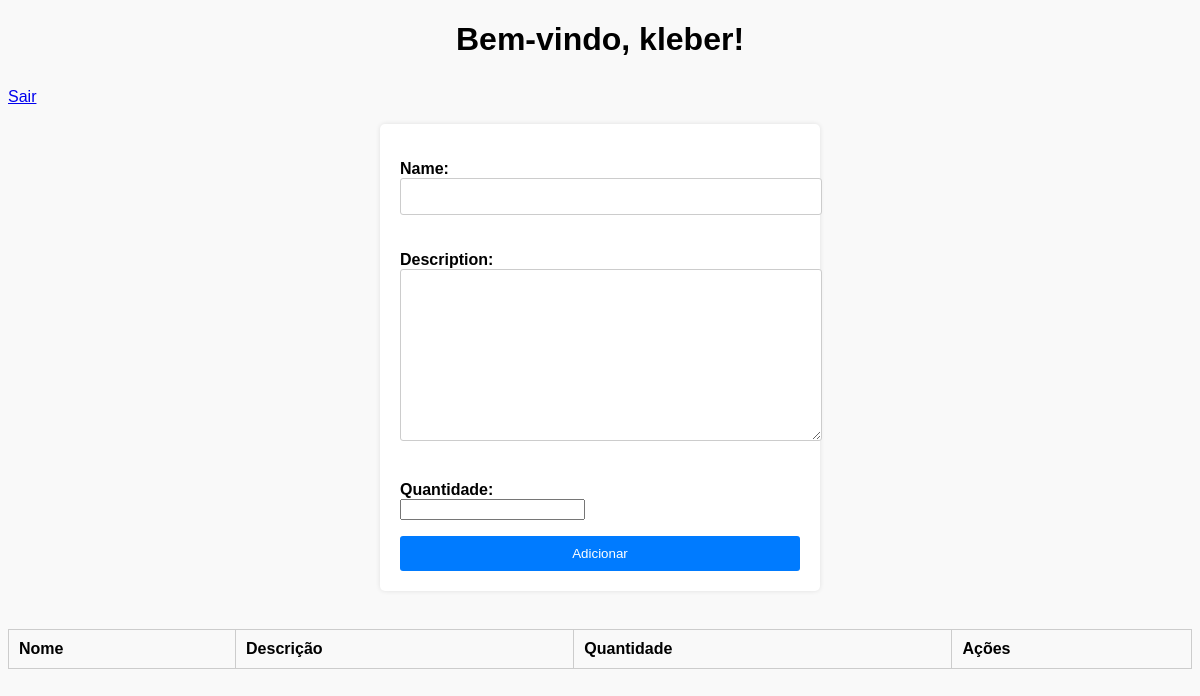
Page /home/ (signed in) on the earlier database version.
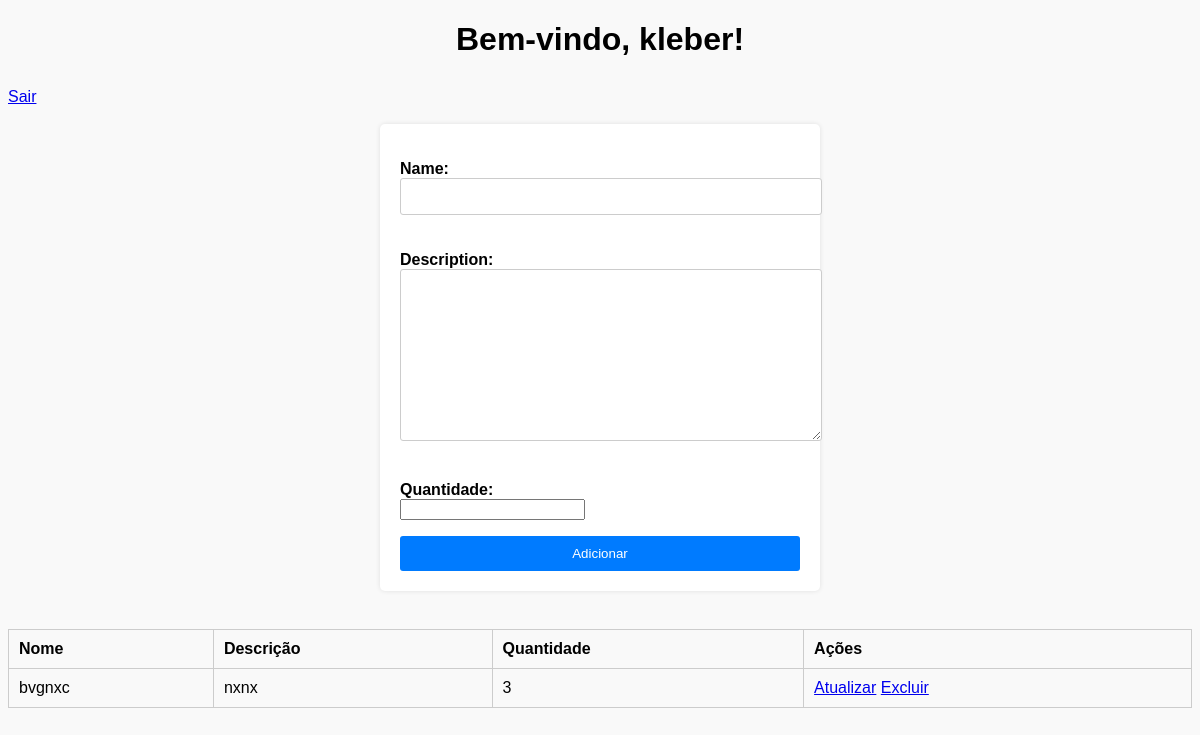
Same page on the later database version.
### mvpapp/models.py (models this page shows, shortened)
class Item(models.Model):
    user = models.ForeignKey(User, on_delete=models.CASCADE)
    name = models.CharField(max_length=100)
    description = models.TextField()
    quantidade = models.IntegerField(default=0)

### mvpapp/views.py (the view, shortened to what this page needs)
# urls.py: path('home/', views.home_view, name='home'),
def home_view(request):
    user = request.user
    items = Item.objects.filter(user=user)
    form = ItemForm(request.POST or None)
    return render(request, 'home.html', {'user': user, 'items': items, 'form': form})

### mvpapp/forms.py
class ItemForm(forms.ModelForm):
    quantidade = forms.IntegerField()  # Adicione o campo quantidade aqui
    class Meta:
        model = Item
        fields = ('name', 'description', 'quantidade')  # Adicione 'quantidade' aqui

### mvpapp/templates/home.html (shortened to what this page needs)
{% load static %}
<!DOCTYPE html>
<html>
<head>
    <link rel="stylesheet" href="{% static 'style.css' %}">
</head>
<body>
    <h1>Bem-vindo, {{ user.username }}!</h1>
    <a href="{% url 'logout' %}">Sair</a>
    <br><br>
    <form method="POST" action="{% url 'home' %}" class="home-form">
        {{ form.as_p }}
        <button type="submit">Adicionar</button>
    </form>
    <br>
    <table class="table">
        <thead>
            <tr>
                <th>Nome</th>
                <th>Descrição</th>
                <th>Quantidade</th>
                <th>Ações</th>
            </tr>
        </thead>
        <tbody>
            {% for item in items %}
                <tr>
                    <td>{{ item.name }}</td>
                    <td>{{ item.description }}</td>
                    <td>{{ item.quantidade }}</td>
                    <td>
                        <a href="{% url 'update_item' item.id %}">Atualizar</a>
                        <a href="{% url 'delete_item' item.id %}">Excluir</a>
                    </td>
                </tr>
            {% endfor %}
        </tbody>
    </table>
</body>
</html>

Differences in the rows shown:
added Item: name "bvgnxc", description "nxnx", quantidade "3"
